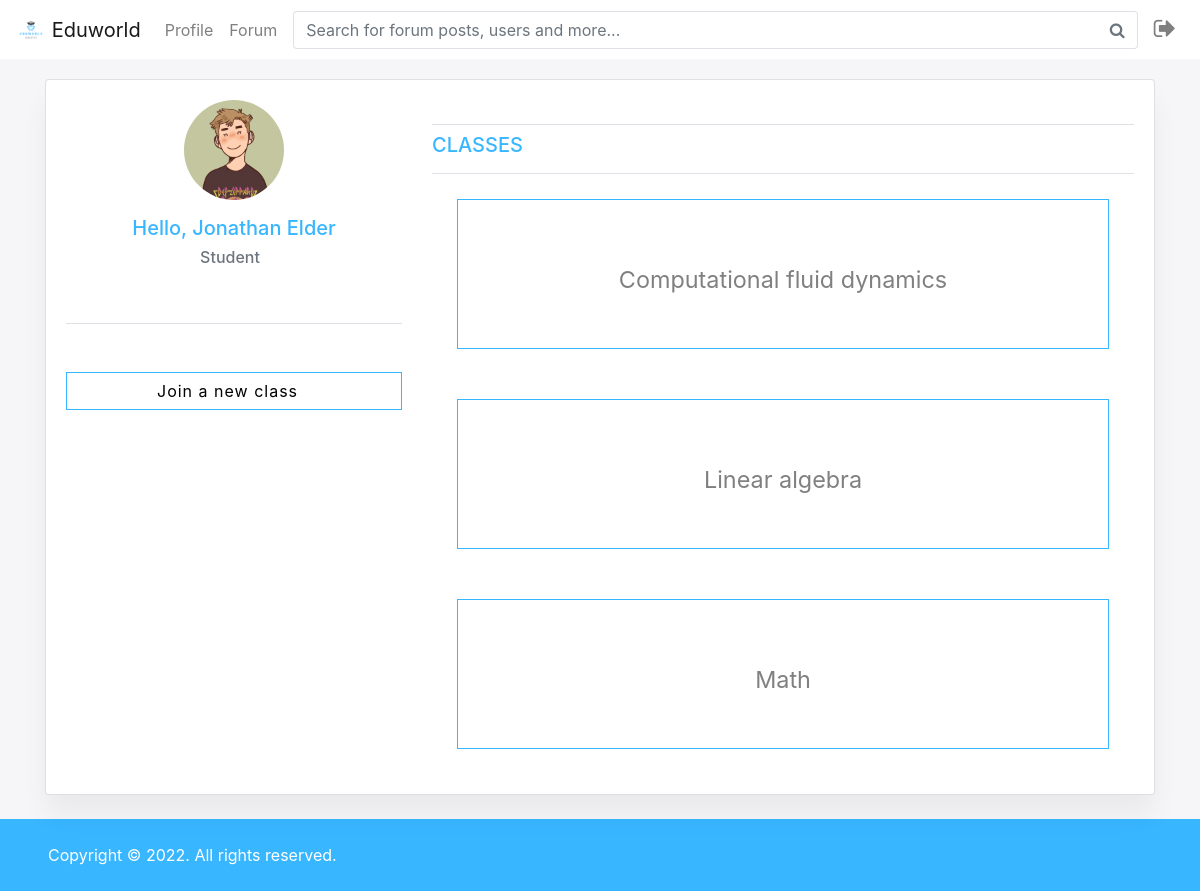
Screenshot of / (signed in) with the database file from the repository.
### eduworld/models.py (models this page shows, shortened)
class Complementos(models.Model):
    usuario = models.ForeignKey(User, on_delete=models.CASCADE, related_name="MoreUser")
    bio = models.TextField(blank=True)
    collection = models.ManyToManyField(Gadgets) ###########
    collection_number = models.BigIntegerField(default="0") ###########
    classmates = models.ManyToManyField(Aluno, related_name="alunosss", default=None, blank=True) ###########3
    classmates_number = models.BigIntegerField(default="0") ##############2
    connections = models.ManyToManyField(User, related_name="pessoas", default=None, blank=True)
    connections_number = models.BigIntegerField(default="0")
    library_itens = models.CharField(max_length=200, blank=True)
    library_itens_number = models.BigIntegerField(default="0")
    saring_score = models.BigIntegerField(default="0")
    foto = models.ImageField(null=True, blank=True, upload_to="images/") ##############

class Aluno(models.Model):
    id = models.IntegerField(primary_key=True, editable=False)
    usuario = models.ForeignKey("User", on_delete=models.CASCADE, related_name="user_id")
    name = models.CharField(max_length=200)
    last_name = models.CharField(max_length=200)
    school = models.CharField(max_length=300)
    level = models.CharField(max_length=300)
    completo = models.BooleanField(default=False)

class Classe(models.Model):
    id = models.IntegerField(primary_key=True)
    dono = models.ForeignKey(User, on_delete=models.CASCADE, related_name="Teacherr")
    name = models.CharField(max_length=300)
    section = models.CharField(max_length=200, blank=True)
    subject = models.CharField(max_length=200, blank=True)
    room = models.CharField(max_length=200, blank=True)
    code = models.CharField(max_length=200)
    data = models.DateTimeField(default=datetime.datetime.now)
    alunos = models.ManyToManyField(Aluno, related_name="alunoss", default=None, blank=True)
    alunos_count = models.BigIntegerField(default="0")

### eduworld/views.py (the view)
# urls.py: path("", views.index, name="index"),
def index(request):
    if request.user.is_authenticated and is_complete(request.user.id):
        type_of_user = aluno_ou_prof(request.user.id)
        no_classes = True
        if type_of_user == 'student':
            data = Aluno.objects.filter(usuario=request.user.id).values()
            classes = Classe.objects.filter(alunos=data[0]['id']).values()
            if classes:
                no_classes = False
        else:
            data = Teacher.objects.filter(usuario=request.user.id).values()
            classes = Classe.objects.filter(dono=request.user.id).values()
            if classes:
                no_classes = False
        comps = Complementos.objects.filter(usuario=request.user.id).values()
        return render(request, "eduworld/index.html", {"type_of_user":type_of_user, "data":data, "no_classes":no_classes,
                                                        "classes":classes, "loc":comps[0]['foto']})
    elif request.user.is_authenticated and not is_complete(request.user.id):
        return HttpResponseRedirect(reverse("complete", args=[request.user.id]))
    else:
        return HttpResponseRedirect(reverse("login"))

### eduworld/views.py (called while the page is built)
def is_complete(pk):
    aluno = Aluno.objects.filter(usuario=pk).values('completo')
    prof = Teacher.objects.filter(usuario=pk).values('completo')
    if aluno or prof:
        return True
    else:
        return False

def aluno_ou_prof(pk):
    aluno = Aluno.objects.filter(usuario=pk).values('completo')
    if aluno:
        return 'student'
    else:
        prof = Teacher.objects.filter(usuario=pk).values('completo')
        if prof:
            return 'prof'
        else:
            return False

### eduworld/templates/eduworld/index.html (shortened to what this page needs)
{% extends "eduworld/layoutLOG.html" %}
{% load static %}
{% block body %}
<div class="container" id="pad">
      <div class="row">
        <div class="col-12">
          <div class="card">
            <div class="card-body">
              <div class="row">
                <div class="col-lg-4">
                  <div class="border-bottom text-center pb-4">
                    {% if loc %}
                      <img src="/media/{{loc}}" alt="profile" class="img-med rounded-circle mb-3" style="width: 100px; height: 100px;">
                    {% else %}
                      <img src="https://icon-library.com/images/no-user-image-icon/no-user-image-icon-27.jpg" alt="profile" class="img-med rounded-circle mb-3" style="width: 100px; height: 100px;">
                    {% endif %}
                    {% for item in data %}
                      <div class="mb-3">
                        {% if type_of_user == 'prof' %}
                          <h5 class="init">Hello, {{item.call}} {{item.last_name}}</h5>
                          <div class="d-flex align-items-center justify-content-center">
                            <h5 class="mb-0 mr-2 text-muted pqn">Teacher</h5>
                          </div>
                        {% else %}
                          <h5 class="init">Hello, {{item.name}} {{item.last_name}}</h5>
                          <div class="d-flex align-items-center justify-content-center">
                            <h5 class="mb-0 mr-2 text-muted pqn">Student</h5>
                          </div>
                        {% endif %}
                      </div>
                    {% endfor %}
                    <div class="d-flex justify-content-center">
                    </div>
                  </div>
                  <div class="py-4">
                  </div>
                  {% if type_of_user == 'student' %}
                      <div class="slide bigbig">
                        <a href="" data-toggle="modal" data-target="#modalLoginForm" class="modals">Join a new class</a>
                      </div>
                {% else %}
                    <div class="slide bigbig">
                      <a href="" data-toggle="modal" data-target="#modalLoginForm" class="modals">Create a new class</a>
                    </div>
                {% endif %}
                </div>
                <div class="col-lg-8">
                  <div class="mt-4 py-2 border-top border-bottom">
                    <ul class="nav profile-navbar">
                      <h5 class="init" style="text-align: center;">CLASSES</h5>
                    </ul>
                  </div>
                  {% if no_classes %}
                  <div class="wrap">
                    <div class="boxNO">NO CLASSES YET!</div>
                  </div>
                  {% else %}
                    {% if type_of_user == 'student' %}
                      {% for classe in classes %}
                        <div class="wrap">
                          <div class="box"><a href="{% url 'classroom' classe.id %}" class="classe">{{classe.name}}</a></div>
                        </div>
                      {% endfor %}
                    {% endif %}
                    {% endif %}
                  </div>
                </div>
              </div>
            </div>
          </div>
        </div>
      </div>
{% endblock %}

### eduworld/static/eduworld/styles.css (style rules this page uses)
body { background: #f6f5f7; }
.init { color:#38b6ff; }
body { margin-top:20px; }
.pqn { font-size: 1rem; }
.img-med { width: 53px; height: 53px; }
#pad { padding-top:20px; }
.wrap { display: flex; }
.box { height: 150px; border: 1px solid #38b6ff; flex: 1; margin: 25px; text-align: center; line-height: 150px; font-size: 36px; }
.box:first-child { order: 1; }
.classe { color: grey; font-size:0.65em; }
.bigbig { padding: 6px 90px 6px; }
.slide { font-size: 16px; font-weight: 400; letter-spacing: 1px; outline: 0; border: 1px solid #38b6ff; cursor: pointer; position: relative; background-color: rgba(0, 0, 0, 0); }
.slide::after { content: ""; background-color: #38b6ff; width: 100%; z-index: -1; position: absolute; height: 100%; top: 7px; left: 7px; }
.modals { color:black; }
.rounded-circle { border-radius: 50% !important; }
.card { box-shadow: 0 0.15rem 1.75rem 0 rgb(33 40 50 / 15%); }
.card { box-shadow: 0 20px 27px 0 rgb(0 0 0 / 5%); }
.card { position: relative; display: flex; flex-direction: column; min-width: 0; word-wrap: break-word; background-color: #fff; background-clip: border-box; border: 0 solid rgba(0,0,0,.125); border-radius: 1rem; }

### rows the page displays
Complementos: foto (picture)
Aluno: name "Jonathan", last_name "Elder"
Classe: name "Computational fluid dynamics"
Classe: name "Linear algebra"
Classe: name "Math"
